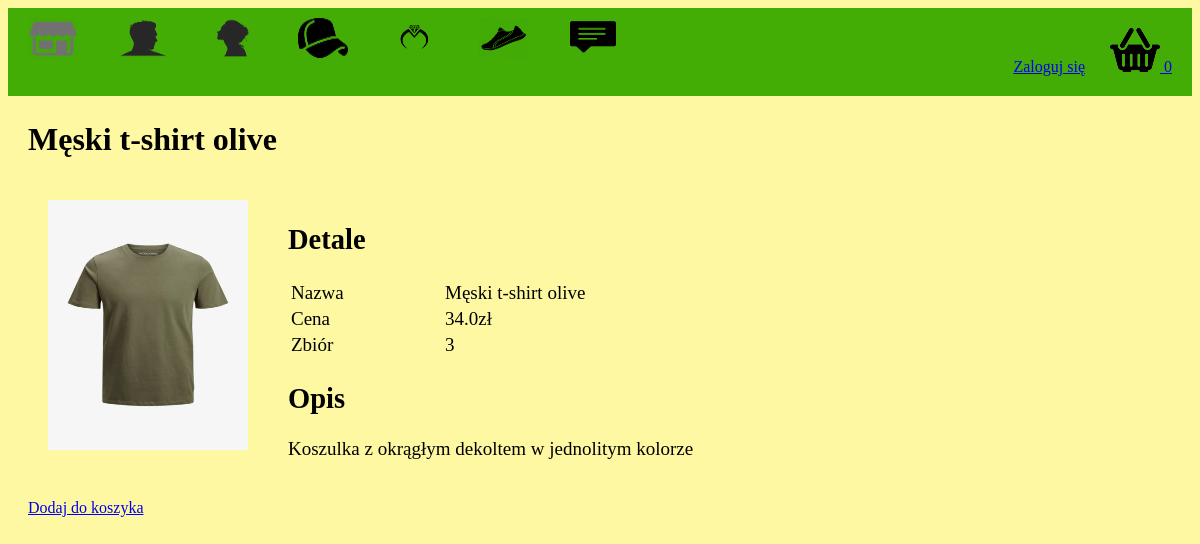
Screenshot of /productDescription?productId=6 with the database file from the repository.
### tables this page shows
CREATE TABLE products
		(productId INTEGER PRIMARY KEY,
		name TEXT,
		price REAL,
		description TEXT,
		image TEXT,
		stock INTEGER,
		categoryId INTEGER,
		FOREIGN KEY(categoryId) REFERENCES categories(categoryId)
		);

### app.py (the view)
@app.route("/productDescription")
def productDescription():
    loggedIn, firstName, noOfItems = getLoginDetails()
    productId = request.args.get('productId')
    with sqlite3.connect('database.db') as conn:
        cur = conn.cursor()
        cur.execute('SELECT productId, name, price, description, image, stock FROM products WHERE productId = ?', (productId, ))
        productData = cur.fetchone()
    conn.close()
    return render_template("productDescription.html", data=productData, loggedIn = loggedIn, firstName = firstName, noOfItems = noOfItems)

### app.py (called while the page is built)
def getLoginDetails():
    with sqlite3.connect('database.db') as conn:
        cur = conn.cursor()
        if 'email' not in session:
            loggedIn = False
            firstName = ''
            noOfItems = 0
        else:
            loggedIn = True
            cur.execute("SELECT userId, firstName FROM users WHERE email = ?", (session['email'], ))
            userId, firstName = cur.fetchone()
            cur.execute("SELECT count(productId) FROM kart WHERE userId = ?", (userId, ))
            noOfItems = cur.fetchone()[0]
    conn.close()
    return (loggedIn, firstName, noOfItems)

### templates/productDescription.html (shortened to what this page needs)
<!DOCTYPE HTML>
<html>
<head>
<link rel="stylesheet" href={{url_for('static', filename='css/productDescription.css')}} />
<link rel="stylesheet" href={{ url_for('static', filename='css/topStyle.css')}} />
</head>
<body>
<div id="title">
	<a href="/">
		<img id="logo" src= {{ url_for('static', filename='images/logo.png') }} />
	</a>
	<a href="/displayCategory?categoryId=1">
		<img id="mężczyzna" src= {{ url_for('static', filename='images/mężczyzna.png') }} />
	</a>
	<a href="/displayCategory?categoryId=2">
		<img id="kobieta" src= {{ url_for('static', filename='images/kobieta.png') }} />
	</a>
	<a href="/displayCategory?categoryId=3">
		<img id="akcesoria" src= {{ url_for('static', filename='images/akcesoria.png') }} />
	</a>
	<a href="/displayCategory?categoryId=4">
		<img id="biżuteria" src= {{ url_for('static', filename='images/biżuteria.png') }} />
	</a>
	<a href="/displayCategory?categoryId=5">
		<img id="buty" src= {{ url_for('static', filename='images/buty.png') }} />
	</a>
	<a href="/show">
		<img id="koment" src= {{ url_for('static', filename='images/koment.png') }} />
	 </a>
	<div id="kart">
		<a class="link" href="/koszyk">
			<img src={{url_for('static', filename='images/koszyk_zakupowy.png')}} id="koszykIcon" />
			{{noOfItems}}
		</a>
	</div>
	{% if not loggedIn %}
	<div id="signInButton">
		<a class="link" href="/loginForm">Zaloguj się</a>
	</div>
	{% endif %}
</div>
<div id="display">
	<div id="productName">
		<h1>{{data[1]}}</h1>
	</div>
	<div>
		<img src={{url_for('static', filename='uploads/'+data[4]) }} id="productImage"/>
	</div>
	<div id="productDescription">
		<h2>Detale</h2>
		<table id="descriptionTable">
			<tr>
				<td>Nazwa</td>
				<td>{{data[1]}}</td>
			</tr>
			<tr>
				<td>Cena</td>
				<td>{{data[2]}}zł</td>
			</tr>
			<tr>
				<td>Zbiór</td>
				<td>{{data[5]}}</td>
			</tr>
		</table>
		<h2>Opis</h2>
		<p>{{data[3]}}</p>
	</div>
	<div id="addTokoszyk">
		<a href="/addTokoszyk?productId={{request.args.get('productId')}}">Dodaj do koszyka</a>
	</div>
</div>
</body>
</html>

### static/css/productDescription.css (style rules this page uses)
#display { margin-top: 20px; margin-left: 20px; margin-right: 20px; margin-bottom: 20px; }
#productImage { height: 250px; width: 200px; margin-left: 20px; margin-right: 20px; margin-top: 20px; margin-bottom: 20px; display: inline-block; float: left; }
#productDescription { margin-left: 20px; margin-right: 20px; margin-top: 20px; margin-bottom: 20px; display: inline-block; font-size: 19px; }
#descriptionTable td { width: 150px; }

### static/css/topStyle.css (style rules this page uses)
body { background-color: rgba(255, 247, 137, 0.781); }
#logo { height: 40px; width: 50px; margin-left: 20px; margin-top: 10px; margin-bottom: 10px; margin-right: 20px; float: left; }
#mężczyzna { height: 40px; width: 50px; margin-left: 20px; margin-top: 10px; margin-bottom: 10px; margin-right: 20px; float: left; }
#kobieta { height: 40px; width: 50px; margin-left: 20px; margin-top: 10px; margin-bottom: 10px; margin-right: 20px; float: left; }
#akcesoria { height: 40px; width: 50px; margin-left: 20px; margin-top: 10px; margin-bottom: 10px; margin-right: 20px; float: left; }
#biżuteria { height: 40px; width: 50px; margin-left: 20px; margin-top: 10px; margin-bottom: 10px; margin-right: 20px; float: left; }
#buty { height: 40px; width: 50px; margin-left: 20px; margin-top: 10px; margin-bottom: 10px; margin-right: 20px; float: left; }
#koment { height: 40px; width: 50px; margin-left: 20px; margin-top: 10px; margin-bottom: 10px; margin-right: 20px; float: left; }
#title { background-color: rgb(67, 173, 6); display: inline-block; width: 100%; }
#kart { color: white; margin-top: 20px; margin-bottom: 20px; margin-left: 20px; margin-right: 20px; float: right; }
#signInButton { color: yellow; margin-top: 50px; margin-bottom: 20px; margin-left: 20px; margin-right: 5px; float: right; }

### rows the page displays
products: name "Męski t-shirt olive", image (picture), price "34.0", stock "3", description "Koszulka z okrągłym dekoltem w jednolitym kolorze"

### other values shown
{{ noOfItems }} "0"
